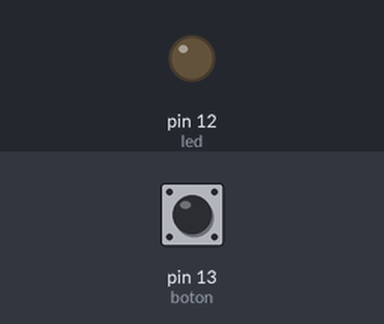
This sketch was run on a simulated Arduino Uno, built with avr-gcc and run on an emulated ATmega328P. On the bench: output pins drawn as LEDs (lit = HIGH). The test bench sets the inputs (shaded band); at power-on: pin 13 (boton) LOW.

Above: at 1.2 s.
1.3 s: pin 13 (boton) pulled HIGH for 0.15 s
At 1.37 s:
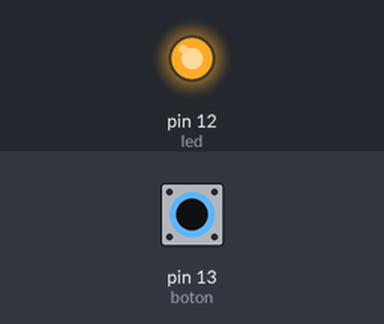
2.9 s: pin 13 (boton) pulled HIGH for 3.2 s
At 7.1 s:
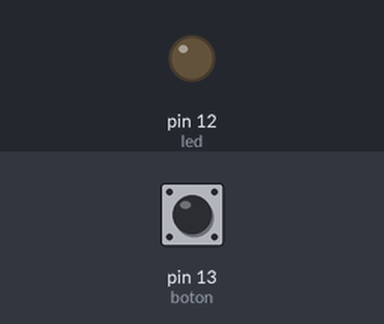
Timing chart, 0 to 8.6 s (numbered marks = the images above; inputs shaded):
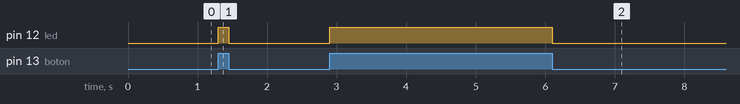

The sketch:

PROGRAMACION__PULUP.ino
```cpp
const int led = 12;
const int boton = 13;
int valor = 0;
void setup()
{
  pinMode (led,OUTPUT);
  pinMode (boton,INPUT);
}

void loop()
{
 valor = digitalRead(boton);
 if (valor == HIGH )
 {
 digitalWrite(led, HIGH);
 }
 else
 {
  digitalWrite(led, LOW);
 }

}
```

Measured:
- after the input at 1.3 s, pin 12 (led): LOW → HIGH at once, → LOW 0.15 s later
- after the input at 2.9 s, pin 12 (led): LOW → HIGH at once, → LOW 3.2 s later
